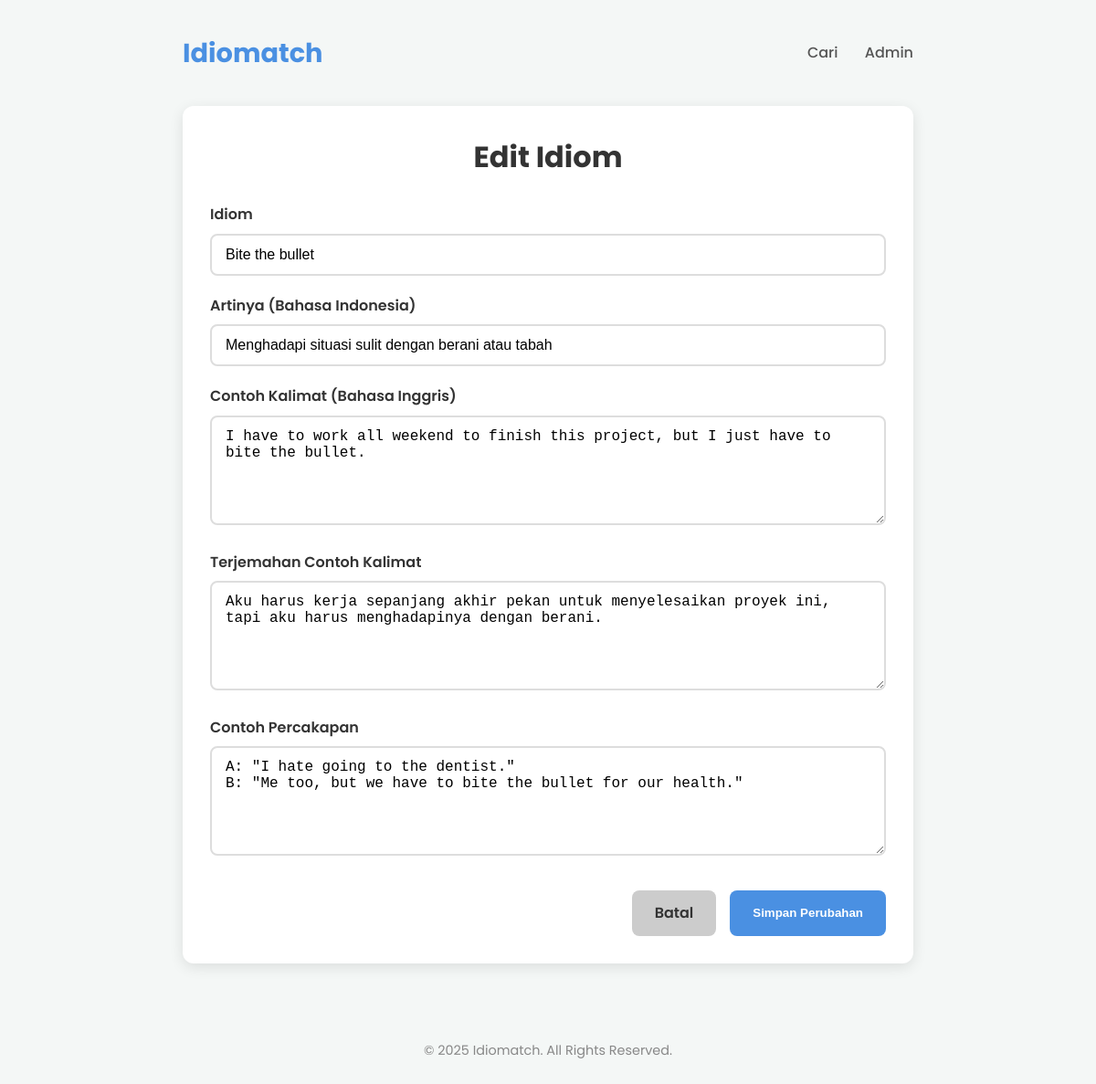
/edit_idiom.php?id=2 (signed in), run on the app's committed database.
### tables this page shows
CREATE TABLE IF NOT EXISTS `idioms` (
  `id` int NOT NULL AUTO_INCREMENT,
  `idiom` varchar(255) NOT NULL,
  `meaning_id` text NOT NULL,
  `example_sentence` text NOT NULL,
  `sentence_translation` text NOT NULL,
  `example_conversation` text NOT NULL,
  PRIMARY KEY (`id`)
);

### edit_idiom.php (the view, shortened to what this page needs)
<?php
include 'includes/db.php';
$idiom_data = null;
if (isset($_GET['id']) && is_numeric($_GET['id'])) {
    $id = $_GET['id'];
    $sql_select = "SELECT * FROM idioms WHERE id = ?";
    $stmt_select = $conn->prepare($sql_select);
    $stmt_select->bind_param("i", $id);
    $stmt_select->execute();
    $result = $stmt_select->get_result();
    if ($result->num_rows == 1) {
        $idiom_data = $result->fetch_assoc();
    } else {
        header("Location: admin.php?status=not_found");
        exit();
    }
} else {
    header("Location: admin.php");
    exit();
}
?>
<!DOCTYPE html>
<html lang="id">
<head>
</head>
<body>
    <div class="container">
        <nav class="main-nav">
            <a href="index.php" class="logo">Idiomatch</a>
            <div class="nav-links">
                <a href="index.php">Cari</a>
                <a href="admin.php">Admin</a>
            </div>
        </nav>
        <main>
            <div class="form-container">
                <h2>Edit Idiom</h2>
                <?php if ($idiom_data): ?>
                <form action="edit_idiom.php?id=<?= $idiom_data['id'] ?>" method="POST">
                    <div class="form-group">
                        <label for="idiom">Idiom</label>
                        <input type="text" id="idiom" name="idiom" class="form-control" value="<?= htmlspecialchars($idiom_data['idiom']) ?>" required>
                    </div>
                    <div class="form-group">
                        <label for="meaning_id">Artinya (Bahasa Indonesia)</label>
                        <input type="text" id="meaning_id" name="meaning_id" class="form-control" value="<?= htmlspecialchars($idiom_data['meaning_id']) ?>" required>
                    </div>
                    <div class="form-group">
                        <label for="example_sentence">Contoh Kalimat (Bahasa Inggris)</label>
                        <textarea id="example_sentence" name="example_sentence" class="form-control" required><?= htmlspecialchars($idiom_data['example_sentence']) ?></textarea>
                    </div>
                    <div class="form-group">
                        <label for="sentence_translation">Terjemahan Contoh Kalimat</label>
                        <textarea id="sentence_translation" name="sentence_translation" class="form-control" required><?= htmlspecialchars($idiom_data['sentence_translation']) ?></textarea>
                    </div>
                    <div class="form-group">
                        <label for="example_conversation">Contoh Percakapan</label>
                        <textarea id="example_conversation" name="example_conversation" class="form-control" required><?= htmlspecialchars($idiom_data['example_conversation']) ?></textarea>
                    </div>
                    <div class="form-actions">
                        <a href="admin.php" class="btn btn-secondary">Batal</a>
                        <button type="submit" class="btn btn-primary">Simpan Perubahan</button>
                    </div>
                </form>
                <?php endif; ?>
            </div>
        </main>
        <footer class="footer">
            <p>&copy; <?= date('Y') ?> Idiomatch. All Rights Reserved.</p>
        </footer>
    </div>
</body>
</html>

### edit_idiom.php (style rules this page uses)
:root { --primary-color: #4A90E2; --secondary-color: #50E3C2; --danger-color: #E94E77; --success-color: #50E3C2; --error-color: #E94E77; --background-color: #f4f7f6; --text-color: #333; --card-bg-color: #ffffff; --shadow: 0 4px 15px rgba(0, 0, 0, 0.1); --border-radius: 12px; }
body { font-family: 'Poppins', sans-serif; margin: 0; background-color: var(--background-color); color: var(--text-color); line-height: 1.6; }
.container { max-width: 800px; margin: 0 auto; padding: 20px; }
.main-nav { display: flex; justify-content: space-between; align-items: center; padding: 15px 0; margin-bottom: 20px; }
.logo { font-size: 1.8rem; font-weight: 700; color: var(--primary-color); text-decoration: none; }
.nav-links a { margin-left: 25px; text-decoration: none; color: #555; font-weight: 500; }
.form-container { background-color: var(--card-bg-color); padding: 30px; border-radius: var(--border-radius); box-shadow: var(--shadow); }
.form-container h2 { margin-top: 0; margin-bottom: 25px; text-align: center; font-size: 2rem; }
.form-group { margin-bottom: 20px; }
.form-group label { display: block; margin-bottom: 8px; font-weight: 600; }
.form-control { width: 100%; padding: 12px 15px; font-size: 1rem; border: 2px solid #ddd; border-radius: 8px; box-sizing: border-box; transition: border-color 0.3s ease; }
textarea.form-control { min-height: 120px; resize: vertical; }
.form-actions { margin-top: 30px; display: flex; justify-content: flex-end; gap: 15px; }
.btn { padding: 12px 25px; border-radius: 8px; text-decoration: none; font-weight: 600; border: none; cursor: pointer; transition: all 0.3s ease; }
.btn-primary { background-color: var(--primary-color); color: white; }
.btn-secondary { background-color: #ccc; color: #333; }
.footer { text-align: center; margin-top: 50px; padding: 20px; color: #888; font-size: 0.9rem; }

### data on the page
idioms: idiom "Bite the bullet", meaning_id "Menghadapi situasi sulit dengan berani atau tabah", example_sentence "I have to work all weekend to finish this project, but I just have to bite the bullet.", sentence_translation "Aku harus kerja sepanjang akhir pekan untuk menyelesaikan proyek ini, tapi aku harus menghadapinya dengan berani.", example_conversation "A: \"I hate going to the dentist.\" B: \"Me too, but we have to bite the bullet for our health.\""
